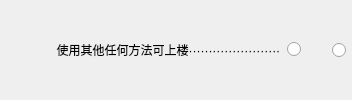
              <widget class="QWidget" name="widget_61" native="true">
               <property name="sizePolicy">
                <sizepolicy hsizetype="Preferred" vsizetype="Fixed">
                 <horstretch>0</horstretch>
                 <verstretch>0</verstretch>
                </sizepolicy>
               </property>
               <layout class="QHBoxLayout" name="horizontalLayout_52">
                <property name="leftMargin">
                 <number>0</number>
                </property>
                <property name="topMargin">
                 <number>0</number>
                </property>
                <property name="rightMargin">
                 <number>6</number>
                </property>
                <property name="bottomMargin">
                 <number>0</number>
                </property>
                <item>
                 <widget class="QLabel" name="label_70">
                  <property name="sizePolicy">
                   <sizepolicy hsizetype="Expanding" vsizetype="Fixed">
                    <horstretch>0</horstretch>
                    <verstretch>0</verstretch>
                   </sizepolicy>
                  </property>
                  <property name="text">
                   <string>                 使用其他任何方法可上楼·······················</string>
                  </property>
                  <property name="alignment">
                   <set>Qt::AlignLeading|Qt::AlignLeft|Qt::AlignVCenter</set>
                  </property>
                 </widget>
                </item>
                <item>
                 <widget class="QRadioButton" name="radioButton_104">
                  <property name="sizePolicy">
                   <sizepolicy hsizetype="Fixed" vsizetype="Fixed">
                    <horstretch>0</horstretch>
                    <verstretch>0</verstretch>
                   </sizepolicy>
                  </property>
                  <property name="layoutDirection">
                   <enum>Qt::RightToLeft</enum>
                  </property>
                  <property name="text">
                   <string/>
                  </property>
                 </widget>
                </item>
                <item>
                 <widget class="QRadioButton" name="radioButton_105">
                  <property name="sizePolicy">
                   <sizepolicy hsizetype="Fixed" vsizetype="Fixed">
                    <horstretch>0</horstretch>
                    <verstretch>0</verstretch>
                   </sizepolicy>
                  </property>
                  <property name="layoutDirection">
                   <enum>Qt::RightToLeft</enum>
                  </property>
                  <property name="text">
                   <string>    </string>
                  </property>
                 </widget>
                </item>
               </layout>
              </widget>
